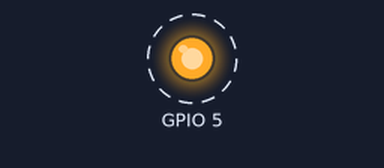
This sketch was run on a simulated ESP32. Shown: output pins drawn as LEDs (lit = HIGH). Dashed ring = blinking.

Above: at 0.15 s.
Timing chart, 0 to 3.0 s (numbered marks = the images above):
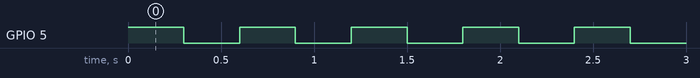

Measured:
- by itself, GPIO 5: alternates HIGH for 0.30 s and LOW for 0.30 s

The sketch:

L05-GPIO-OUT.ino
```cpp
void setup() {
  pinMode(5, OUTPUT);

}

void loop() {
  digitalWrite(5, HIGH);
  delay(300);
  digitalWrite(5, LOW);
  delay(300);
}
```
